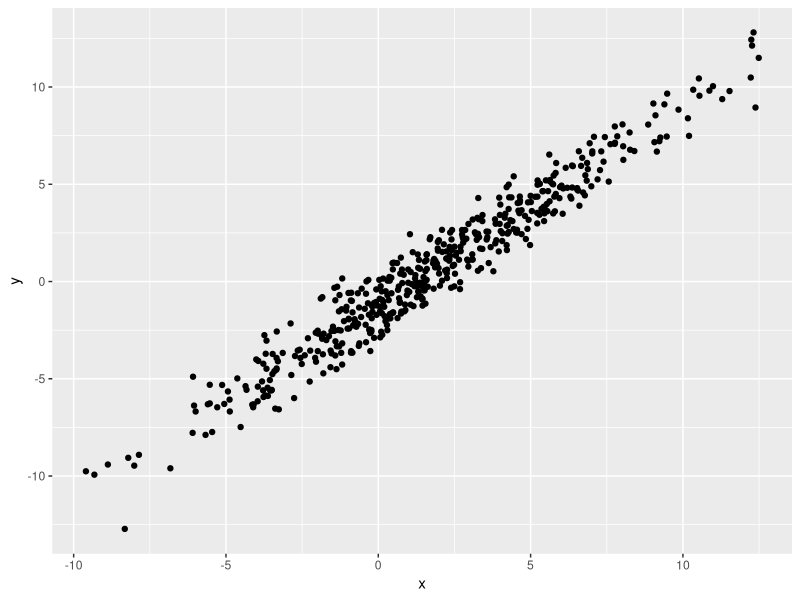

Write R code to recreate this figure.
## ---- chunk 1
samp = rnorm(100)
length(samp)
## ---- chunk 2
library (tidyverse)
plot_df=tibble(
  x=rnorm(500,mean=2,sd=4),
  y=3-4.2+x+rnorm(500)
)
ggplot(plot_df, aes(x=x,y=y))+geom_point()
